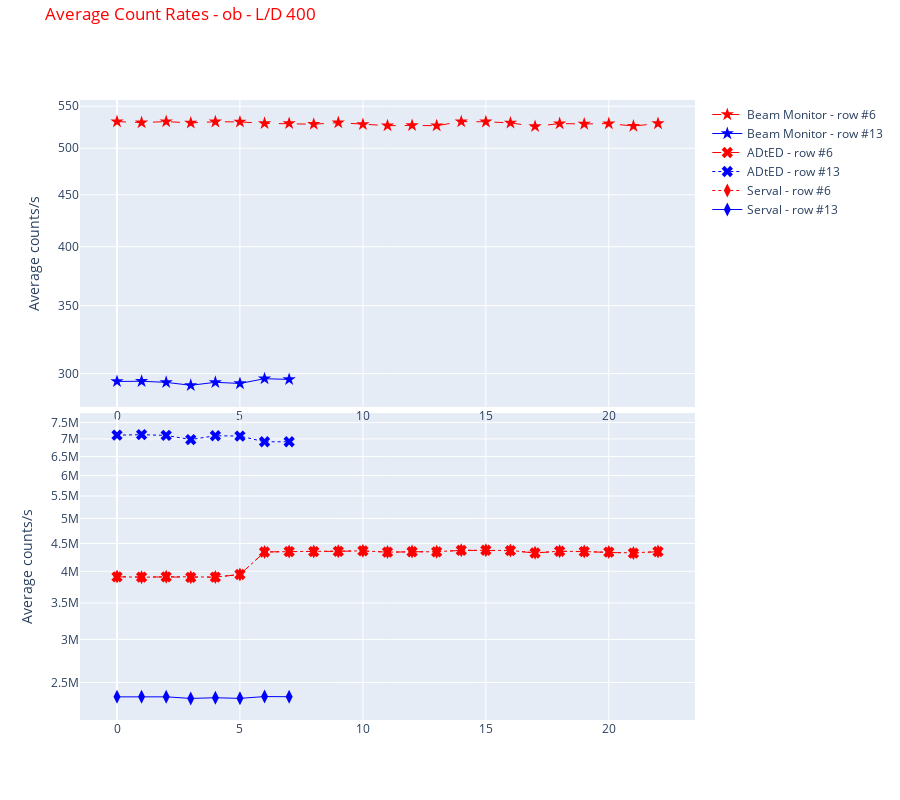

The notebook cell this image was saved under:
### Code cell
# plot of OB, L/D 400  row #6 and row #13 
display_2_rows(group1=[6690, 6712], group2=[6763, 6770], label1="row #6", label2="row #13", master_dict=master_dict)

### Figure 1 — Plotly figure (JSON) as saved in the notebook; plotly's stock layout.template omitted (floating-point values rounded to 4 significant figures)
{"data": [{"line": {"color": "red", "dash": "dash", "width": 1}, "marker": {"color": "red", "size": 10, "symbol": "star"}, "mode": "lines+markers", "name": "Beam Monitor - row #6", "type": "scatter", "xaxis": "x", "y": [531.2, 530.0, 531.2, 529.6, 531.0, 530.8, 529.1, 529.0, 528.0, 529.9, 527.8, 526.3, 526.6, 526.2, 531.1, 531.0, 529.6, 525.4, 528.8, 528.3, 528.8, 525.8, 528.8], "yaxis": "y"}, {"line": {"color": "blue", "width": 1}, "marker": {"color": "blue", "size": 10, "symbol": "star"}, "mode": "lines+markers", "name": "Beam Monitor - row #13", "type": "scatter", "xaxis": "x", "y": [294.7, 294.8, 294.1, 292.1, 294.1, 293.3, 296.5, 296.1], "yaxis": "y"}, {"line": {"color": "red", "dash": "dash", "width": 1}, "marker": {"color": "red", "size": 10, "symbol": "x"}, "mode": "lines+markers", "name": "ADtED - row #6", "type": "scatter", "xaxis": "x2", "y": [3907000.0, 3904000.0, 3908000.0, 3900000.0, 3902000.0, 3947000.0, 4340000.0, 4347000.0, 4346000.0, 4352000.0, 4361000.0, 4337000.0, 4345000.0, 4343000.0, 4371000.0, 4373000.0, 4364000.0, 4322000.0, 4354000.0, 4347000.0, 4337000.0, 4319000.0, 4347000.0], "yaxis": "y2"}, {"line": {"color": "blue", "dash": "dot", "width": 1}, "marker": {"color": "blue", "size": 10, "symbol": "x"}, "mode": "lines+markers", "name": "ADtED - row #13", "type": "scatter", "xaxis": "x2", "y": [7112000.0, 7126000.0, 7105000.0, 6981000.0, 7094000.0, 7085000.0, 6915000.0, 6916000.0], "yaxis": "y2"}, {"line": {"color": "red", "dash": "dot", "width": 1}, "marker": {"color": "red", "size": 10, "symbol": "diamond-tall"}, "mode": "lines+markers", "name": "Serval - row #6", "type": "scatter", "xaxis": "x2", "y": [3912000.0, 3900000.0, 3911000.0, 3902000.0, 3904000.0, 3948000.0, 4340000.0, 4347000.0, 4348000.0, 4354000.0, 4361000.0, 4338000.0, 4348000.0, 4346000.0, 4372000.0, 4373000.0, 4368000.0, 4326000.0, 4354000.0, 4348000.0, 4342000.0, 4323000.0, 4349000.0], "yaxis": "y2"}, {"line": {"color": "blue", "width": 1}, "marker": {"color": "blue", "size": 10, "symbol": "diamond-tall"}, "mode": "lines+markers", "name": "Serval - row #13", "type": "scatter", "xaxis": "x2", "y": [2353000.0, 2353000.0, 2353000.0, 2338000.0, 2344000.0, 2338000.0, 2356000.0, 2354000.0], "yaxis": "y2"}], "layout": {"height": 800, "title": {"font": {"color": "red"}, "text": "Average Count Rates - ob - L/D 400", "y": 0.99, "yanchor": "top"}, "xaxis": {"anchor": "y", "domain": [0, 1]}, "xaxis2": {"anchor": "y2", "domain": [0, 1]}, "yaxis": {"anchor": "x", "domain": [0.505, 1], "title": {"text": "Average counts/s"}, "type": "log"}, "yaxis2": {"anchor": "x2", "domain": [0, 0.495], "title": {"text": "Average counts/s"}, "type": "log"}}}
